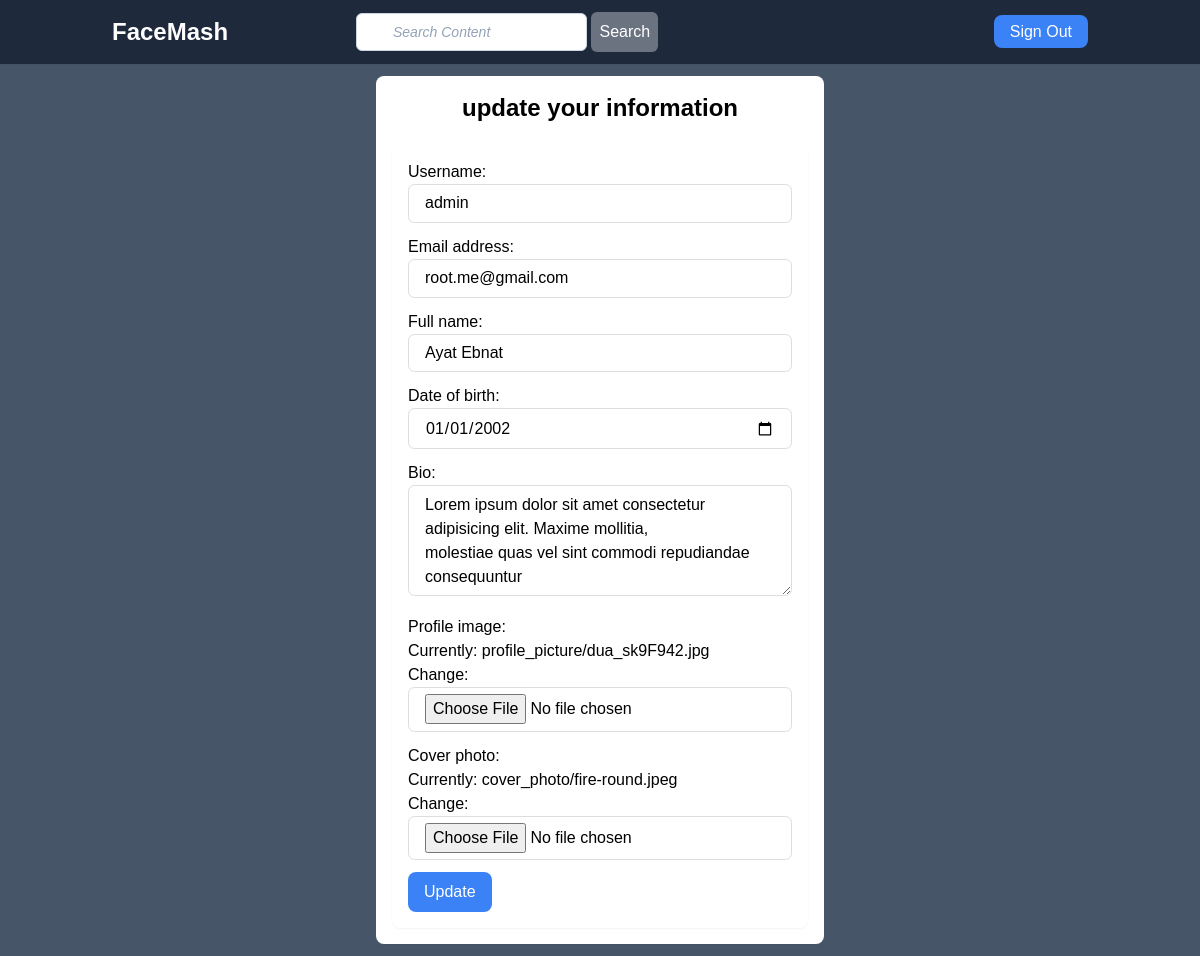
The app's page /users/profile/update (signed in) with its own data.
### users/models.py (models this page shows, shortened)
class Profile(models.Model):
    full_name = models.CharField(max_length=100,blank=True,null=True)
    user = models.OneToOneField(User, on_delete=models.CASCADE)
    profile_image = models.ImageField(default='profile_picture/default_profile.jpg', upload_to='profile_picture')
    cover_photo = models.ImageField(default='cover_photo/default_cover.jpg', upload_to='cover_photo')
    bio = models.TextField(null=True, blank=True)
    date_of_birth = models.CharField(max_length=50, null=True, blank=True)

### users/views.py (the view)
# urls.py: path('profile/update',views.update_profile, name='update_profile'),
def update_profile(request):
    if request.method == 'POST':
        user_form = UserUpdateForm(request.POST, instance = request.user)
        profile_form = ProfileUpdateForm(request.POST, request.FILES, instance = request.user.profile)
        if user_form.is_valid() or profile_form.is_valid():
            user_form.save()
            profile_form.save()
            messages.success(request,f'your profile has been updated')
            return redirect('profile')
    else:
        user_form = UserUpdateForm(instance = request.user)
        profile_form = ProfileUpdateForm(instance = request.user.profile)
    context = {
        'user_form' : user_form,
        'profile_form' : profile_form
    }
    return render(request,'users/profile_update.html',context)

### users/forms.py
class UserUpdateForm(ModelForm):
    class Meta:
        model = User
        fields = ['username','email']
    def __init__(self,*args, **kwargs):
        super().__init__(*args, **kwargs)
        for name, field in self.fields.items():
            field.widget.attrs.update({'class':'form-control'})

class ProfileUpdateForm(ModelForm):
    class Meta:
        model = Profile
        fields = ['full_name','date_of_birth','bio','profile_image','cover_photo']
    def __init__(self,*args, **kwargs):
        super().__init__(*args, **kwargs)
        for name, field in self.fields.items():
            field.widget.attrs.update({'class':'form-control'})
        self.fields['bio'].widget.attrs.update({'rows':'4'})
        self.fields['date_of_birth'].widget.input_type='date'

### users/templates/users/profile_update.html (shortened to what this page needs)
{% extends 'base.html' %}
{% block content %}
 <div class="max-w-md mx-auto bg-white shadow-sm p-4 rounded-lg">
    <h2 class="text-2xl font-semibold mb-5 text-center">update your information</h2>
     <form action="" method="POST" enctype="multipart/form-data" class="bg-white shadow-sm p-4 rounded-lg">
                {% for field in user_form %}
                    <div class="mb-3">
                        <label for="" class="block">{{ field.label_tag }} </label>
                        {{ field }}
                    </div>
                {% endfor %}
                {% for field in profile_form %}
                    <div class="mb-3">
                        <label for="" class="block">{{ field.label_tag }} </label>
                        {{ field }}
                    </div>
                {% endfor %}
                <div class="flex justify-between items-center">
                     <button type="submit" class="px-4 py-2 bg-blue-500 inline-flex rounded-lg text-white">Update</button>
                </div>
           </form>
        </div>
{% endblock %}

### static/css/style.css (style rules this page uses)
:root { --primary: #3A82F6; --success: #1dd1a1; --danger: #ff6b6b; --warning: #feca57; --info: #f368e0; }
body { font-family: 'IBM Plex Sans Thai Looped', sans-serif; }
.form-control { width: 100%; border: solid 1px #ddd; padding: 0.4rem 1rem; border-radius: 0.4rem; transition: all .2s; }
html { line-height: 1.5; -webkit-text-size-adjust: 100%; -moz-tab-size: 4; -o-tab-size: 4; tab-size: 4; font-family: ui-sans-serif, system-ui, -apple-system, BlinkMacSystemFont, "Segoe UI", Roboto, "Helvetica Neue", Arial, "Noto Sans", sans-serif, "Apple Color Emoji", "Segoe UI Emoji", "Segoe UI Symbol", "Noto Color Emoji"; }
body { margin: 0; line-height: inherit; }
h1, h2, h3, h4, h5, h6 { font-size: inherit; font-weight: inherit; }
a { color: inherit; text-decoration: inherit; }
button, input, optgroup, select, textarea { font-family: inherit; font-size: 100%; line-height: inherit; color: inherit; margin: 0; padding: 0; }
button, select { text-transform: none; }
button, [type='button'], [type='reset'], [type='submit'] { -webkit-appearance: button; background-color: transparent; background-image: none; }
blockquote, dl, dd, h1, h2, h3, h4, h5, h6, hr, figure, p, pre { margin: 0; }
textarea { resize: vertical; }
input::placeholder, textarea::placeholder { opacity: 1; color: #9ca3af; }
button, [role="button"] { cursor: pointer; }
.mx-auto { margin-left: auto; margin-right: auto; }
.mb-3 { margin-bottom: 0.75rem; }
.mb-5 { margin-bottom: 1.25rem; }
.block { display: block; }
.flex { display: flex; }
.inline-flex { display: inline-flex; }
.min-h-screen { min-height: 100vh; }
.max-w-md { max-width: 28rem; }
.items-center { align-items: center; }
.justify-between { justify-content: space-between; }
.rounded-lg { border-radius: 0.5rem; }
.bg-slate-600 { --tw-bg-opacity: 1; background-color: rgb(71 85 105 / var(--tw-bg-opacity)); }
.bg-blue-500 { --tw-bg-opacity: 1; background-color: rgb(59 130 246 / var(--tw-bg-opacity)); }
.bg-white { --tw-bg-opacity: 1; background-color: rgb(255 255 255 / var(--tw-bg-opacity)); }
.p-4 { padding: 1rem; }
.px-4 { padding-left: 1rem; padding-right: 1rem; }
.py-2 { padding-top: 0.5rem; padding-bottom: 0.5rem; }
.text-center { text-align: center; }
.text-2xl { font-size: 1.5rem; line-height: 2rem; }
.font-semibold { font-weight: 600; }
.text-white { --tw-text-opacity: 1; color: rgb(255 255 255 / var(--tw-text-opacity)); }
.shadow-sm { --tw-shadow: 0 1px 2px 0 rgb(0 0 0 / 0.05); --tw-shadow-colored: 0 1px 2px 0 var(--tw-shadow-color); box-shadow: var(--tw-ring-offset-shadow, 0 0 #0000), var(--tw-ring-shadow, 0 0 #0000), var(--tw-shadow); }

### records on screen
Profile: profile_form "Ayat Ebnat" "01/01/2002" "Lorem ipsum dolor sit amet consectetur adipisicing elit. Maxime mollitia, molestiae quas vel sint commodi repudiandae consequuntur"

### other values on screen
{{ field.label_tag }} "Username:" "Email address:"
{{ field.label_tag }} "Full name:" "Date of birth:" "Bio:" "Profile image:" "Cover photo:"
